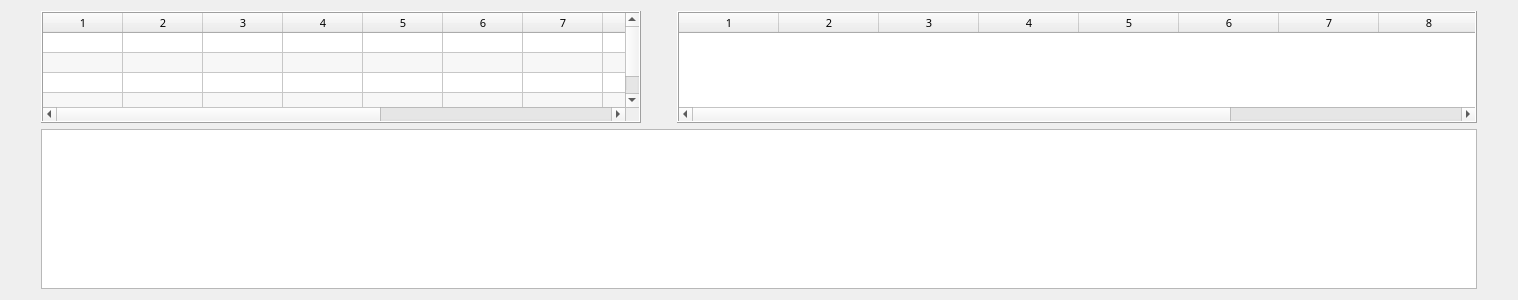
<?xml version="1.0" encoding="UTF-8"?>
<ui version="4.0">
 <class>GraphicsWidget</class>
 <widget class="QWidget" name="GraphicsWidget">
  <property name="windowModality">
   <enum>Qt::WindowModal</enum>
  </property>
  <property name="geometry">
   <rect>
    <x>0</x>
    <y>0</y>
    <width>1518</width>
    <height>300</height>
   </rect>
  </property>
  <property name="font">
   <font>
    <family>微软雅黑</family>
   </font>
  </property>
  <property name="windowTitle">
   <string>Form</string>
  </property>
  <layout class="QGridLayout" name="gridLayout">
   <item row="0" column="0">
    <widget class="QTableWidget" name="anchorTable">
     <property name="sizePolicy">
      <sizepolicy hsizetype="Minimum" vsizetype="Preferred">
       <horstretch>0</horstretch>
       <verstretch>0</verstretch>
      </sizepolicy>
     </property>
     <property name="minimumSize">
      <size>
       <width>300</width>
       <height>112</height>
      </size>
     </property>
     <property name="maximumSize">
      <size>
       <width>600</width>
       <height>16777215</height>
      </size>
     </property>
     <property name="baseSize">
      <size>
       <width>0</width>
       <height>0</height>
      </size>
     </property>
     <property name="font">
      <font>
       <family>微软雅黑</family>
       <pointsize>8</pointsize>
      </font>
     </property>
     <property name="frameShape">
      <enum>QFrame::Box</enum>
     </property>
     <property name="frameShadow">
      <enum>QFrame::Raised</enum>
     </property>
     <property name="sizeAdjustPolicy">
      <enum>QAbstractScrollArea::AdjustToContents</enum>
     </property>
     <property name="alternatingRowColors">
      <bool>true</bool>
     </property>
     <property name="rowCount">
      <number>4</number>
     </property>
     <property name="columnCount">
      <number>12</number>
     </property>
     <attribute name="horizontalHeaderDefaultSectionSize">
      <number>80</number>
     </attribute>
     <attribute name="horizontalHeaderMinimumSectionSize">
      <number>80</number>
     </attribute>
     <attribute name="horizontalHeaderStretchLastSection">
      <bool>false</bool>
     </attribute>
     <attribute name="verticalHeaderVisible">
      <bool>false</bool>
     </attribute>
     <attribute name="verticalHeaderDefaultSectionSize">
      <number>18</number>
     </attribute>
     <attribute name="verticalHeaderHighlightSections">
      <bool>true</bool>
     </attribute>
     <attribute name="verticalHeaderMinimumSectionSize">
      <number>18</number>
     </attribute>
     <row/>
     <row/>
     <row/>
     <row/>
     <column/>
     <column/>
     <column/>
     <column/>
     <column/>
     <column/>
     <column/>
     <column/>
     <column/>
     <column/>
     <column/>
     <column/>
    </widget>
   </item>
   <item row="0" column="1">
    <widget class="QTableWidget" name="tagTable">
     <property name="sizePolicy">
      <sizepolicy hsizetype="Maximum" vsizetype="Preferred">
       <horstretch>0</horstretch>
       <verstretch>0</verstretch>
      </sizepolicy>
     </property>
     <property name="minimumSize">
      <size>
       <width>600</width>
       <height>71</height>
      </size>
     </property>
     <property name="maximumSize">
      <size>
       <width>800</width>
       <height>16777215</height>
      </size>
     </property>
     <property name="font">
      <font>
       <family>微软雅黑</family>
       <pointsize>8</pointsize>
       <weight>50</weight>
       <bold>false</bold>
      </font>
     </property>
     <property name="statusTip">
      <string/>
     </property>
     <property name="whatsThis">
      <string/>
     </property>
     <property name="layoutDirection">
      <enum>Qt::LeftToRight</enum>
     </property>
     <property name="frameShape">
      <enum>QFrame::Box</enum>
     </property>
     <property name="frameShadow">
      <enum>QFrame::Raised</enum>
     </property>
     <property name="sizeAdjustPolicy">
      <enum>QAbstractScrollArea::AdjustToContents</enum>
     </property>
     <property name="alternatingRowColors">
      <bool>true</bool>
     </property>
     <property name="rowCount">
      <number>0</number>
     </property>
     <property name="columnCount">
      <number>10</number>
     </property>
     <attribute name="horizontalHeaderVisible">
      <bool>true</bool>
     </attribute>
     <attribute name="horizontalHeaderCascadingSectionResizes">
      <bool>false</bool>
     </attribute>
     <attribute name="horizontalHeaderDefaultSectionSize">
      <number>100</number>
     </attribute>
     <attribute name="horizontalHeaderMinimumSectionSize">
      <number>100</number>
     </attribute>
     <attribute name="horizontalHeaderShowSortIndicator" stdset="0">
      <bool>false</bool>
     </attribute>
     <attribute name="horizontalHeaderStretchLastSection">
      <bool>false</bool>
     </attribute>
     <attribute name="verticalHeaderDefaultSectionSize">
      <number>20</number>
     </attribute>
     <attribute name="verticalHeaderMinimumSectionSize">
      <number>20</number>
     </attribute>
     <column/>
     <column/>
     <column/>
     <column/>
     <column/>
     <column/>
     <column/>
     <column/>
     <column/>
     <column/>
    </widget>
   </item>
   <item row="1" column="0" colspan="2">
    <widget class="GraphicsView" name="graphicsView"/>
   </item>
  </layout>
 </widget>
 <customwidgets>
  <customwidget>
   <class>GraphicsView</class>
   <extends>QGraphicsView</extends>
   <header>GraphicsView.h</header>
  </customwidget>
 </customwidgets>
 <resources/>
 <connections/>
</ui>
